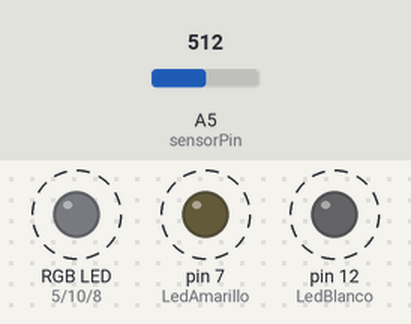
This sketch was run on a simulated Arduino Uno, built with avr-gcc and run on an emulated ATmega328P. On the bench: an RGB LED mixed from three pins (HIGH = lit), output pins drawn as LEDs (lit = HIGH). Dashed ring = blinking. The test bench sets the inputs (shaded band); at power-on: A5 (sensorPin) = 512. Dim RGB values are drawn brighter than linear.

Above: at 1.8 s.
1.9 s: A5 (sensorPin) set to 0
At 3.3 s:
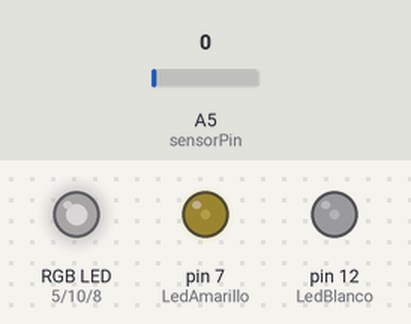
3.6 s: A5 (sensorPin) set to 122
At 3.9 s:
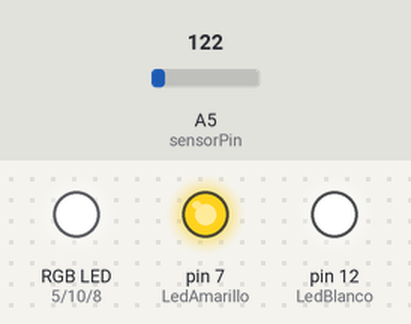
Timing chart, 0 to 13.1 s (numbered marks = the images above; inputs shaded):
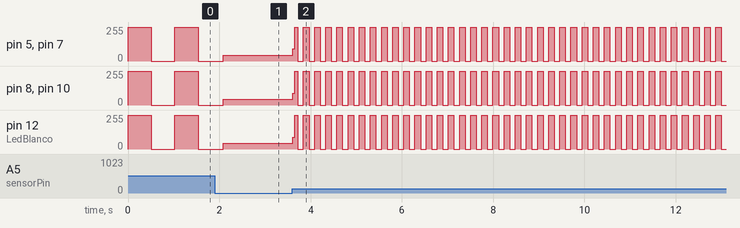

The sketch:

Segundo_Parcial.ino
```cpp
int sensorPin = 5;

int LedRojo = 5;
int LedAmarillo = 7;
int LedAzul = 8;
int LedVerde = 10;
int LedBlanco =12;

void setup() {
  pinMode(LedRojo, OUTPUT);
  pinMode(LedAmarillo, OUTPUT);
  pinMode(LedAzul, OUTPUT);
  pinMode(LedVerde, OUTPUT);
  pinMode(LedBlanco, OUTPUT);

}

void loop() {
  int sensorValue;
  sensorValue = analogRead(sensorPin);
  digitalWrite(LedRojo, HIGH);
  digitalWrite(LedAmarillo, HIGH);
  digitalWrite(LedAzul, HIGH);
  digitalWrite(LedVerde, HIGH);
  digitalWrite(LedRojo, HIGH);
  digitalWrite(LedBlanco, HIGH);
  delay(sensorValue);
  digitalWrite(LedRojo, LOW);
  digitalWrite(LedAmarillo, LOW);
  digitalWrite(LedAzul, LOW);
  digitalWrite(LedVerde, LOW);
  digitalWrite(LedRojo, LOW);
  digitalWrite(LedBlanco, LOW);
  delay(sensorValue);
}
```

Measured:
- after the input at 3.6 s, pin 5 (LedRojo), pin 7 (LedAmarillo): 44/255 → 91/255 at once, then moves between 0/255 and 255/255, repeating every 0.24 s
- by itself, pin 5 (LedRojo), pin 7 (LedAmarillo), pin 8 (LedAzul), pin 10 (LedVerde), pin 12 (LedBlanco): alternates 255/255 for 0.51 s and 0/255 for 0.51 s
